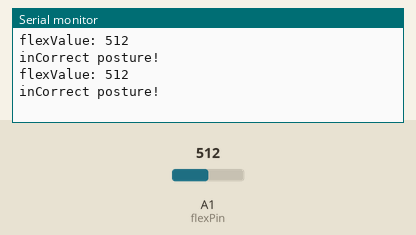
This sketch was run on a simulated Arduino Uno, built with avr-gcc and run on an emulated ATmega328P. Shown: the last lines printed to the serial monitor. Inputs (shaded band) come from the test bench; at power-on: A1 (flexPin) = 512.

Above: at 1.8 s.
1.9 s: A1 (flexPin) set to 790
At 2.8 s:
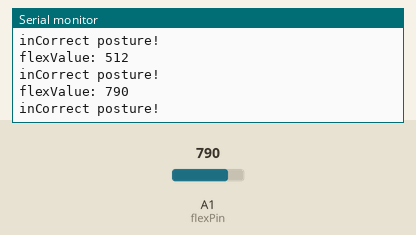
3.4 s: A1 (flexPin) set to 813
At 4.5 s:
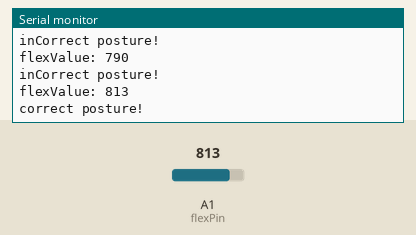
Timing chart, 0 to 6.4 s (numbered marks = the images above; inputs shaded):
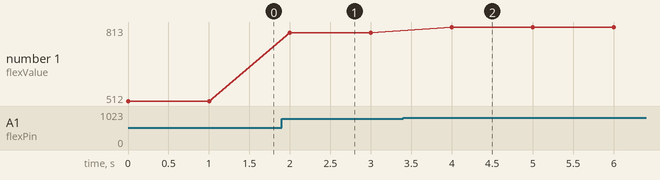

The sketch:

sketch_nov25a_flex.ino
```cpp
const int flexPin = A1;    // Flex Sensor 连接到 A1 引脚
const int threshold = 800;  // 设置一个阈值，当弯曲值大于该阈值时认为坐姿不正确

void setup() {
  Serial.begin(9600);
}

void loop() {
  int flexValue = analogRead(flexPin);  // 读取模拟值（0-1023）
  float voltage = flexValue * (5 / 1023.0);  // 将模拟值转换为电压

  Serial.print("flexValue: ");
  Serial.println(flexValue);

  // 根据电压判断坐姿是否正确
  if (flexValue > threshold) {
    Serial.println("correct posture!");  // 如果弯曲值大于阈值，则认为坐姿不正确
  } else {
    Serial.println("inCorrect posture!");    // 否则认为坐姿正确
  }

  delay(1000); // 延时500毫秒
}
```

Measured:
- the behaviour switches between 800 and 801 on A1 (flexPin) (found by bisection; images 1 and 2)
- after the input at 1.9 s, the serial monitor: prints a new line after 0.10 s (image 1)
- after the input at 3.4 s, the serial monitor: prints a new line after 0.60 s (image 2)
- plotted number 1: 512 → 790 after the input at 1.9 s, 790 → 813 after the input at 3.4 s
